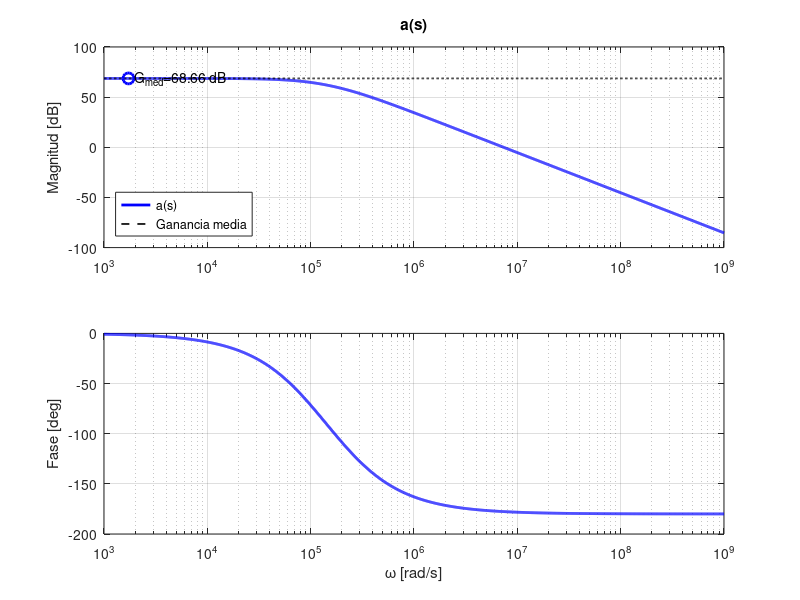
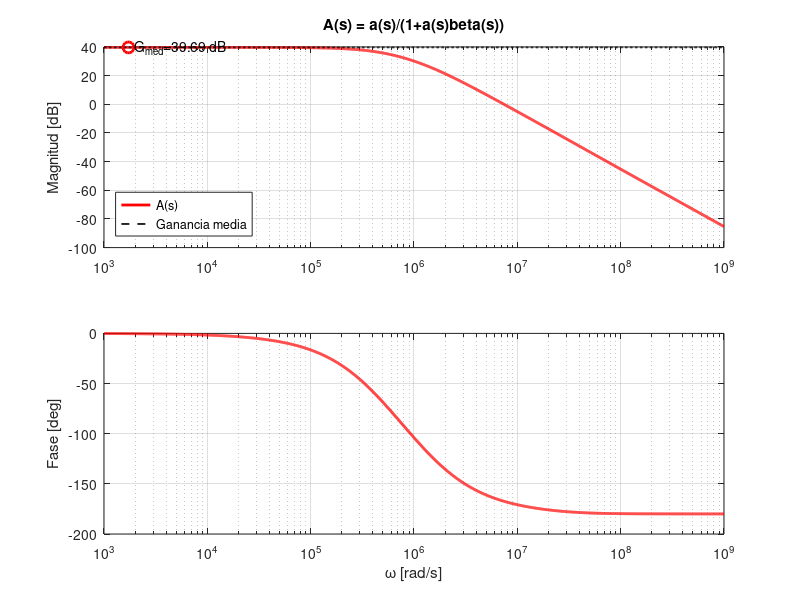
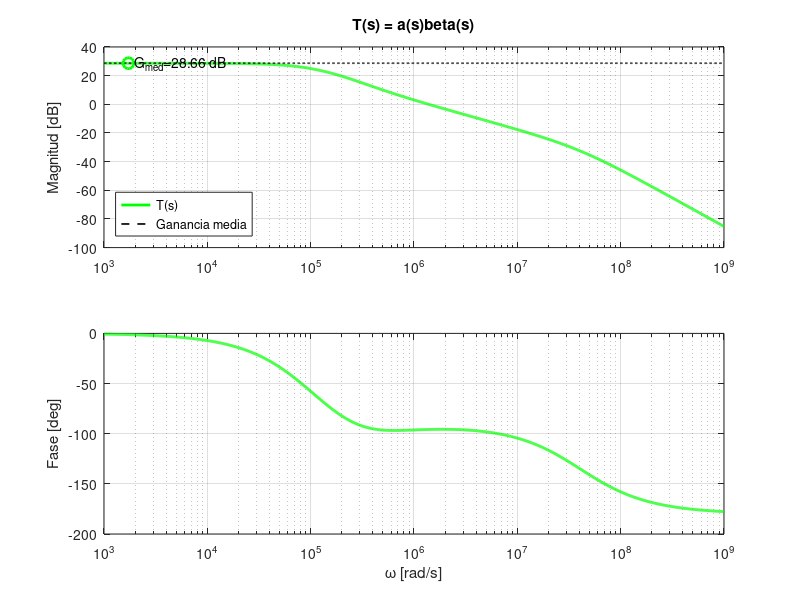
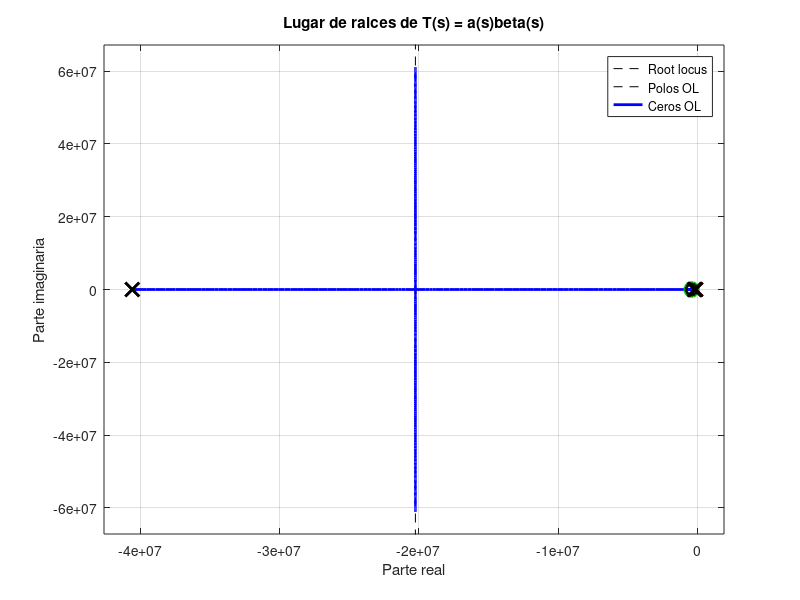

The MATLAB script that drew these images, in order:
pkg load control
clear
clc
close all

%==================================================
% Transferencias
%==================================================

% a(s)=2710/((1 + s/100k)*(1 + s/200k))
za = [];
pa = [-100e3, -200e3];
ka = 2710 * 100e3 * 200e3;
a = zpk(za, pa, ka);

% beta(s)=0.01*(1+s/402e3)/(1+s/40.6e6)
zb = [-402e3];
pb = [-40.6e6];
kb = 0.01 * (40.6e6 / 402e3);
beta = zpk(zb, pb, kb);

% T(s)=a(s)*beta(s)  --> ganancia de lazo
T = minreal(a * beta);

% A(s)=a(s)/(1+a(s)*beta(s))  --> ganancia realimentada
A = minreal(feedback(a, beta));

%==================================================
% Ganancias medias (DC)
%==================================================
Ga = dcgain(a);
GA = dcgain(A);
GT = dcgain(T);

Ga_dB = 20*log10(abs(Ga));
GA_dB = 20*log10(abs(GA));
GT_dB = 20*log10(abs(GT));

printf("Ganancia media de a(s) = %.4f V/V = %.2f dB\n", Ga, Ga_dB);
printf("Ganancia media de A(s) = %.4f V/V = %.2f dB\n", GA, GA_dB);
printf("Ganancia media de T(s) = %.4f V/V = %.2f dB\n", GT, GT_dB);

%==================================================
% Frecuencia
%==================================================
w = logspace(3, 9, 2000);   % rad/s

[mag_a, ph_a] = bode(a, w);
[mag_A, ph_A] = bode(A, w);
[mag_T, ph_T] = bode(T, w);

mag_a = squeeze(mag_a);   ph_a = squeeze(ph_a);
mag_A = squeeze(mag_A);   ph_A = squeeze(ph_A);
mag_T = squeeze(mag_T);   ph_T = squeeze(ph_T);

mag_a_dB = 20*log10(mag_a);
mag_A_dB = 20*log10(mag_A);
mag_T_dB = 20*log10(mag_T);

wmark = w(80);

%==================================================
% FIGURA 1: a(s)
%==================================================
figure(1)

subplot(2,1,1)
semilogx(w, mag_a_dB, 'b', 'linewidth', 2); hold on
semilogx(w, Ga_dB*ones(size(w)), '--k', 'linewidth', 1.2)
plot(wmark, Ga_dB, 'ob', 'markersize', 8, 'linewidth', 2)
text(wmark*1.15, Ga_dB, sprintf('G_{med}=%.2f dB', Ga_dB), 'fontsize', 10)
grid on
ylabel('Magnitud [dB]')
title('a(s)')
legend('a(s)', 'Ganancia media', 'location', 'southwest')

subplot(2,1,2)
semilogx(w, ph_a, 'b', 'linewidth', 2)
grid on
xlabel('\omega [rad/s]')
ylabel('Fase [deg]')

%==================================================
% FIGURA 2: A(s)
%==================================================
figure(2)

subplot(2,1,1)
semilogx(w, mag_A_dB, 'r', 'linewidth', 2); hold on
semilogx(w, GA_dB*ones(size(w)), '--k', 'linewidth', 1.2)
plot(wmark, GA_dB, 'or', 'markersize', 8, 'linewidth', 2)
text(wmark*1.15, GA_dB, sprintf('G_{med}=%.2f dB', GA_dB), 'fontsize', 10)
grid on
ylabel('Magnitud [dB]')
title('A(s) = a(s)/(1+a(s)beta(s))')
legend('A(s)', 'Ganancia media', 'location', 'southwest')

subplot(2,1,2)
semilogx(w, ph_A, 'r', 'linewidth', 2)
grid on
xlabel('\omega [rad/s]')
ylabel('Fase [deg]')

%==================================================
% FIGURA 3: T(s)
%==================================================
figure(3)

subplot(2,1,1)
semilogx(w, mag_T_dB, 'g', 'linewidth', 2); hold on
semilogx(w, GT_dB*ones(size(w)), '--k', 'linewidth', 1.2)
plot(wmark, GT_dB, 'og', 'markersize', 8, 'linewidth', 2)
text(wmark*1.15, GT_dB, sprintf('G_{med}=%.2f dB', GT_dB), 'fontsize', 10)
grid on
ylabel('Magnitud [dB]')
title('T(s) = a(s)beta(s)')
legend('T(s)', 'Ganancia media', 'location', 'southwest')

subplot(2,1,2)
semilogx(w, ph_T, 'g', 'linewidth', 2)
grid on
xlabel('\omega [rad/s]')
ylabel('Fase [deg]')

%==================================================
% FIGURA 4: Lugar de raices de T(s)
%==================================================
figure(4)
rlocus(T)
grid on
title('Lugar de raices de T(s) = a(s)beta(s)')
xlabel('Parte real')
ylabel('Parte imaginaria')

% Marcado de polos y ceros de lazo abierto
hold on
poles_T = pole(T);
zeros_T = zero(T);

plot(real(poles_T), imag(poles_T), 'xk', 'markersize', 10, 'linewidth', 2)
if ~isempty(zeros_T)
  plot(real(zeros_T), imag(zeros_T), 'ok', 'markersize', 8, 'linewidth', 2)
endif
legend('Root locus', 'Polos OL', 'Ceros OL')
